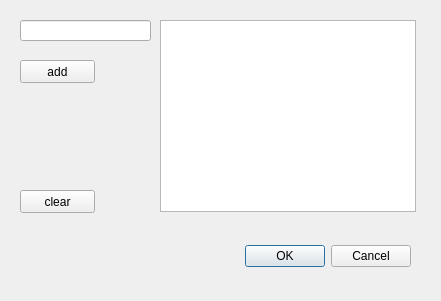
<?xml version="1.0" encoding="UTF-8"?>
<ui version="4.0">
 <class>Dialog</class>
 <widget class="QDialog" name="Dialog">
  <property name="geometry">
   <rect>
    <x>0</x>
    <y>0</y>
    <width>441</width>
    <height>301</height>
   </rect>
  </property>
  <property name="windowTitle">
   <string>Dialog</string>
  </property>
  <widget class="QDialogButtonBox" name="buttonBox">
   <property name="geometry">
    <rect>
     <x>30</x>
     <y>240</y>
     <width>381</width>
     <height>32</height>
    </rect>
   </property>
   <property name="orientation">
    <enum>Qt::Horizontal</enum>
   </property>
   <property name="standardButtons">
    <set>QDialogButtonBox::Cancel|QDialogButtonBox::Ok</set>
   </property>
  </widget>
  <widget class="QLineEdit" name="myTextInput">
   <property name="geometry">
    <rect>
     <x>20</x>
     <y>20</y>
     <width>131</width>
     <height>21</height>
    </rect>
   </property>
  </widget>
  <widget class="QPushButton" name="addBtn">
   <property name="geometry">
    <rect>
     <x>20</x>
     <y>60</y>
     <width>75</width>
     <height>23</height>
    </rect>
   </property>
   <property name="text">
    <string>add</string>
   </property>
  </widget>
  <widget class="QListWidget" name="listWidget">
   <property name="geometry">
    <rect>
     <x>160</x>
     <y>20</y>
     <width>256</width>
     <height>192</height>
    </rect>
   </property>
  </widget>
  <widget class="QPushButton" name="clearBtn">
   <property name="geometry">
    <rect>
     <x>20</x>
     <y>190</y>
     <width>75</width>
     <height>23</height>
    </rect>
   </property>
   <property name="text">
    <string>clear</string>
   </property>
  </widget>
 </widget>
 <resources/>
 <connections>
  <connection>
   <sender>buttonBox</sender>
   <signal>accepted()</signal>
   <receiver>Dialog</receiver>
   <slot>accept()</slot>
   <hints>
    <hint type="sourcelabel">
     <x>248</x>
     <y>254</y>
    </hint>
    <hint type="destinationlabel">
     <x>157</x>
     <y>274</y>
    </hint>
   </hints>
  </connection>
  <connection>
   <sender>buttonBox</sender>
   <signal>rejected()</signal>
   <receiver>Dialog</receiver>
   <slot>reject()</slot>
   <hints>
    <hint type="sourcelabel">
     <x>316</x>
     <y>260</y>
    </hint>
    <hint type="destinationlabel">
     <x>286</x>
     <y>274</y>
    </hint>
   </hints>
  </connection>
  <connection>
   <sender>clearBtn</sender>
   <signal>clicked()</signal>
   <receiver>listWidget</receiver>
   <slot>clear()</slot>
   <hints>
    <hint type="sourcelabel">
     <x>77</x>
     <y>196</y>
    </hint>
    <hint type="destinationlabel">
     <x>182</x>
     <y>127</y>
    </hint>
   </hints>
  </connection>
  <connection>
   <sender>clearBtn</sender>
   <signal>clicked()</signal>
   <receiver>myTextInput</receiver>
   <slot>clear()</slot>
   <hints>
    <hint type="sourcelabel">
     <x>43</x>
     <y>200</y>
    </hint>
    <hint type="destinationlabel">
     <x>82</x>
     <y>31</y>
    </hint>
   </hints>
  </connection>
 </connections>
</ui>
